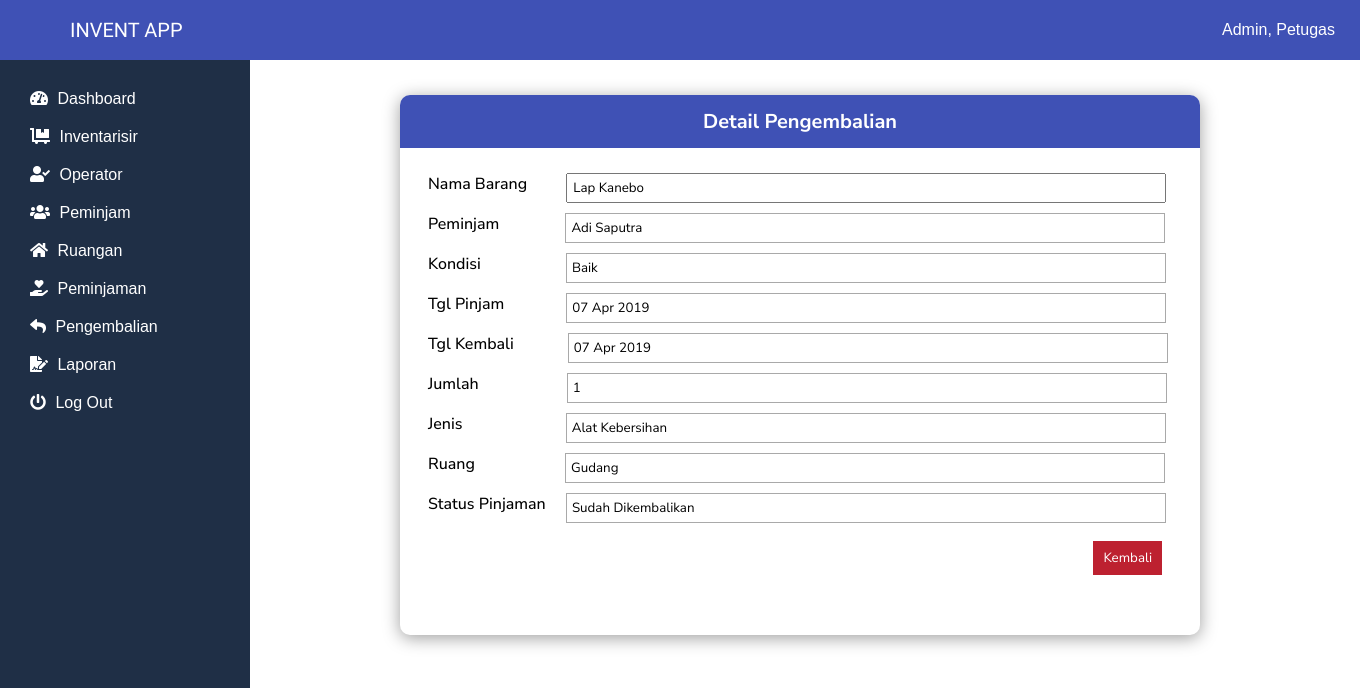
Screenshot of /app/views/dashboard/detail_pengembalian.php?id=97 (signed in) with the database file from the repository.
### tables this page shows
CREATE TABLE `inventaris` (
  `id_inventaris` int(11) NOT NULL,
  `nama` varchar(50) NOT NULL,
  `kondisi` varchar(25) NOT NULL,
  `keterangan` varchar(100) NOT NULL,
  `jumlah` int(20) NOT NULL,
  `id_jenis` int(11) NOT NULL,
  `tanggal_register` date NOT NULL,
  `id_ruang` int(11) NOT NULL,
  `kode_inventaris` varchar(18) NOT NULL,
  `id_petugas` int(11) NOT NULL
);

CREATE TABLE `pegawai` (
  `id_pegawai` int(11) NOT NULL,
  `nama_pegawai` varchar(30) NOT NULL,
  `nip` int(18) NOT NULL,
  `password` varchar(20) NOT NULL,
  `alamat` varchar(50) NOT NULL
);

CREATE TABLE `peminjaman` (
  `id_peminjaman` int(11) NOT NULL,
  `tanggal_pinjam` date NOT NULL,
  `tanggal_kembali` date NOT NULL,
  `status_peminjaman` varchar(25) NOT NULL,
  `id_pegawai` int(11) NOT NULL
);

CREATE TABLE `detail_pinjam` (
  `id_detail_pinjam` int(11) NOT NULL,
  `id_inventaris` int(11) NOT NULL,
  `id_peminjaman` int(11) NOT NULL,
  `jumlah` int(4) NOT NULL
);

CREATE TABLE `jenis` (
  `id_jenis` int(11) NOT NULL,
  `nama_jenis` varchar(50) NOT NULL,
  `kode_jenis` int(11) NOT NULL,
  `keterangan` varchar(100) NOT NULL
);

CREATE TABLE `ruang` (
  `id_ruang` int(11) NOT NULL,
  `nama_ruang` varchar(50) NOT NULL,
  `kode_ruang` varchar(11) NOT NULL,
  `keterangan` varchar(100) NOT NULL
);

### app/classes/Pengembalian.php (called while the page is built, shortened)
<?php
class Pengembalian extends Database{
    private $db;
    public function __construct()
    {
        $this->db = new Database;
    }
    public function detailPengembalian($id)
    {
        $sql = "SELECT peminjaman.*, inventaris.*, ruang.nama_ruang, pegawai.nama_pegawai, detail_pinjam.jumlah AS jumlahpinjam, jenis.nama_jenis FROM pegawai
                JOIN peminjaman ON pegawai.id_pegawai = peminjaman.id_pegawai JOIN detail_pinjam ON peminjaman.id_peminjaman = detail_pinjam.id_peminjaman JOIN inventaris ON inventaris.id_inventaris = detail_pinjam.id_inventaris
                JOIN jenis ON jenis.id_jenis = inventaris.id_jenis JOIN ruang ON ruang.id_ruang = inventaris.id_ruang
                WHERE peminjaman.id_peminjaman = '$id'";
        return $this->db->single($sql);
    }
}

### app/classes/Database.php (called while the page is built, shortened)
<?php
class Database{
    private $db_host = 'localhost';
    private $db_user = 'root';
    private $db_pass = '';
    private $db_name = 'inventaris';
    protected $conn;
    public function __construct()
    {
        $this->conn = new mysqli($this->db_host, $this->db_user, $this->db_pass, $this->db_name);
    }
    public function single($query)
    {
        $data = mysqli_query($this->conn, $query);
        $row = mysqli_fetch_assoc($data);
        return $row;
    }
}

### app/views/dashboard/detail_pengembalian.php (the view, shortened to what this page needs)
<?php
    require_once '../templates/navigate.php';
    $pengembalian = new Pengembalian;
    $id = $_GET['id'];
    $data = $pengembalian->detailPengembalian($id);
?>
<div class="main">
    <div class="form-tambah-invent" style="height: 540px;">
        <div class="head-form-invent">
            <p>Detail Pengembalian</p>
        </div>
        <form action="" method="post" class="form-invent" style="padding: 25px 28px;">
            <label style="margin-right: 35px;">
                Nama Barang
            </label>
            <input type="text" name="nama_barang" value="<?= $data['nama']; ?>" readonly>
            <label style="margin-right: 62px;">
                Peminjam
            </label>
            <input type="text" name="peminjam" value="<?= $data['nama_pegawai']; ?>" readonly style="width: 600px; display: inline; border: 1px solid #A9A9A9; margin-bottom: 10px; padding: 0px 5px; height: 30px;">
            <label style="margin-right: 81px;">
                Kondisi
            </label>
            <input type="text" name="kondisi" value="<?= $data['kondisi']; ?>" readonly style="width: 600px; display: inline; border: 1px solid #A9A9A9; margin-bottom: 10px; padding: 0px 5px; height: 30px;">
            <label style="margin-right: 58px;">
                Tgl Pinjam
            </label>
            <input type="text" name="tgl_pinjam" value="<?= date('d M Y', strtotime($data['tanggal_pinjam'])); ?>" readonly style="width: 600px; display: inline; border: 1px solid #A9A9A9; margin-bottom: 10px; padding: 0px 5px; height: 30px;">
            <label style="margin-right: 50px;">
                Tgl Kembali
            </label>
            <input type="text" name="tgl_kembali" value="<?= date('d M Y', strtotime($data['tanggal_pinjam'])); ?>" readonly style="width: 600px; display: inline; border: 1px solid #A9A9A9; margin-bottom: 10px; padding: 0px 5px; height: 30px;">
            <label style="margin-right: 84px;">
                Jumlah
            </label>
            <input type="text" name="jumlah" value="<?= $data['jumlahpinjam']; ?>" readonly style="width: 600px; display: inline; border: 1px solid #A9A9A9; margin-bottom: 10px; padding: 0px 5px; height: 30px;">
            <label style="margin-right: 99px;">
                Jenis
            </label>
            <input type="text" name="jenis" value="<?= $data['nama_jenis']; ?>" readonly style="width: 600px; display: inline; border: 1px solid #A9A9A9; margin-bottom: 10px; padding: 0px 5px; height: 30px;">
            <label style="margin-right: 86px;">
                Ruang
            </label>
            <input type="text" name="ruang" value="<?= $data['nama_ruang']; ?>" readonly style="width: 600px; display: inline; border: 1px solid #A9A9A9; margin-bottom: 10px; padding: 0px 5px; height: 30px;">
            <label style="margin-right: 16px;">
                Status Pinjaman
            </label>
            <input type="text" name="status_pinjaman" value="<?= $data['status_peminjaman']; ?>" readonly style="width: 600px; display: inline; border: 1px solid #A9A9A9; margin-bottom: 10px; padding: 0px 5px; height: 30px;">
            <input type="button" name="batal" value="Kembali" onclick="history.go(-1);" style="margin-right: 10px;">
        </form>
    </div>
</div>

### app/assets/css/style.css (style rules this page uses)
* { margin: 0; padding: 0; box-sizing: border-box; }
.main { position: absolute; padding-top: 70px; padding-left: 260px; padding-right: 10px; background-color: #fff; }
.main p { color: #fff; font-family: 'Poppins', sans-serif; text-align: center; font-size: 20px; }
.form-tambah-invent { width: 800px; height: 560px; margin: 25px 140px; box-shadow: 0px 3px 17px 0px rgba(158,158,158,1); border-radius: 10px; box-sizing: border-box; }
.head-form-invent { border-radius: 10px 10px 0px 0px; width: 800px; padding: 13px 25px; background-color: #3F51B5; }
.head-form-invent p { color: #fff; font-family: 'Nunito Sans', sans-serif; font-weight: bold; }
.form-invent { padding: 15px 28px; }
.form-invent label { font-weight: 500; font-size: 16px; font-family: 'Nunito Sans', sans-serif; vertical-align: top; }
.form-invent input[type="text"], input[type="number"], input[type="date"], select, textarea { width: 600px; padding: 4px 5px; margin-bottom: 10px; font-family: 'Nunito Sans', sans-serif; }
.form-invent input[type="text"], select, textarea { text-transform: capitalize; }
.form-invent input[type="button"], input[type="submit"] { float: right; margin: 8px 3px; padding: 8px 10px; border: 0; color: #fff; font-family: 'Nunito Sans', sans-serif; }
.form-invent input[type="button"] { background-color: #BD2130; margin-right: 17px; margin-bottom: 5px; }

### rows the page displays
inventaris: nama_barang "Lap Kanebo", kondisi "baik"
pegawai: peminjam "Adi Saputra"
peminjaman: tgl_pinjam "07 Apr 2019", tgl_kembali "07 Apr 2019", status_pinjaman "sudah dikembalikan"
detail_pinjam: jumlah "1"
jenis: jenis "Alat Kebersihan"
ruang: ruang "Gudang"

### other values shown
$_SESSION['username'] "Admin"
$_SESSION['nama_level'] "Petugas"
